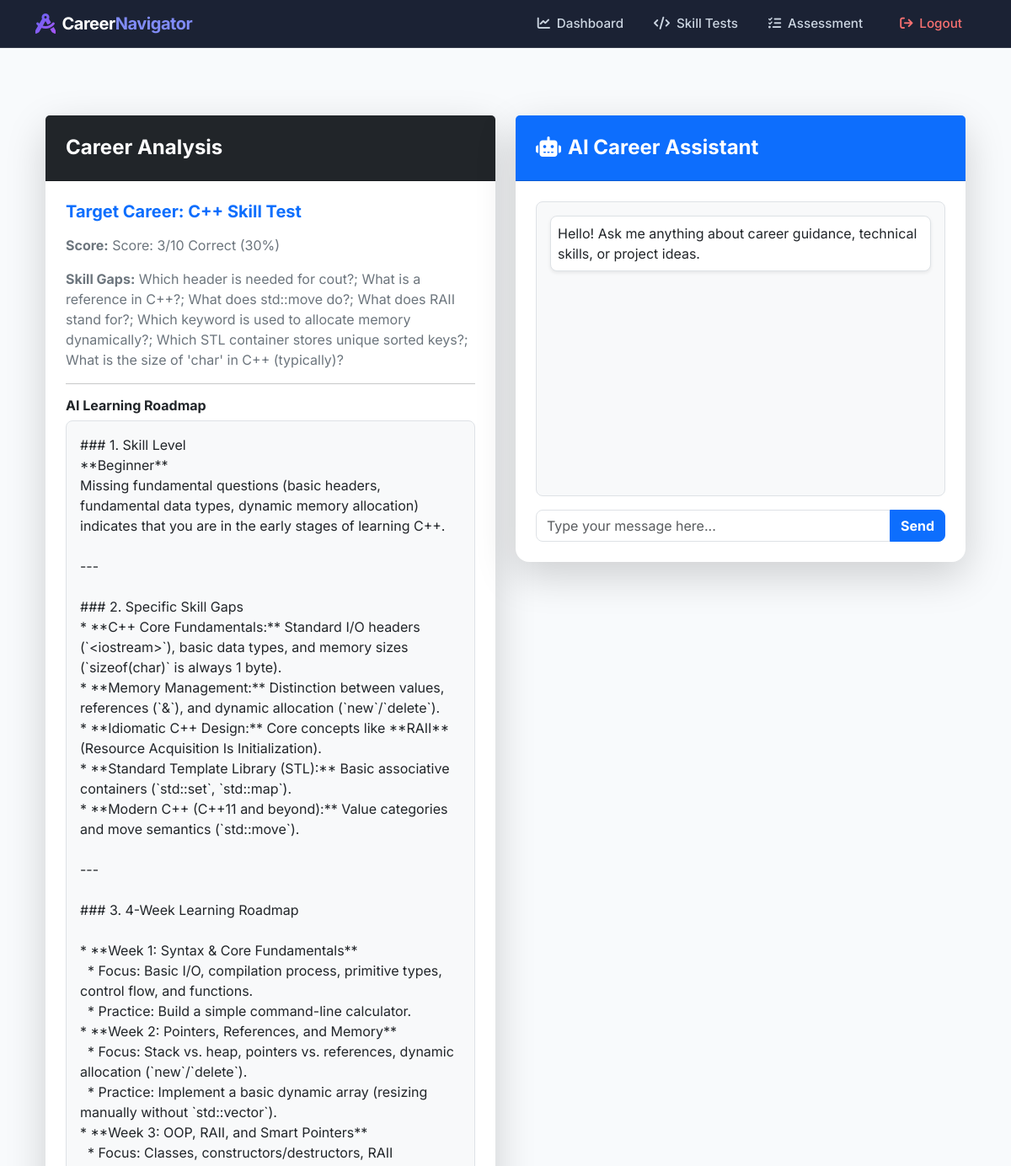
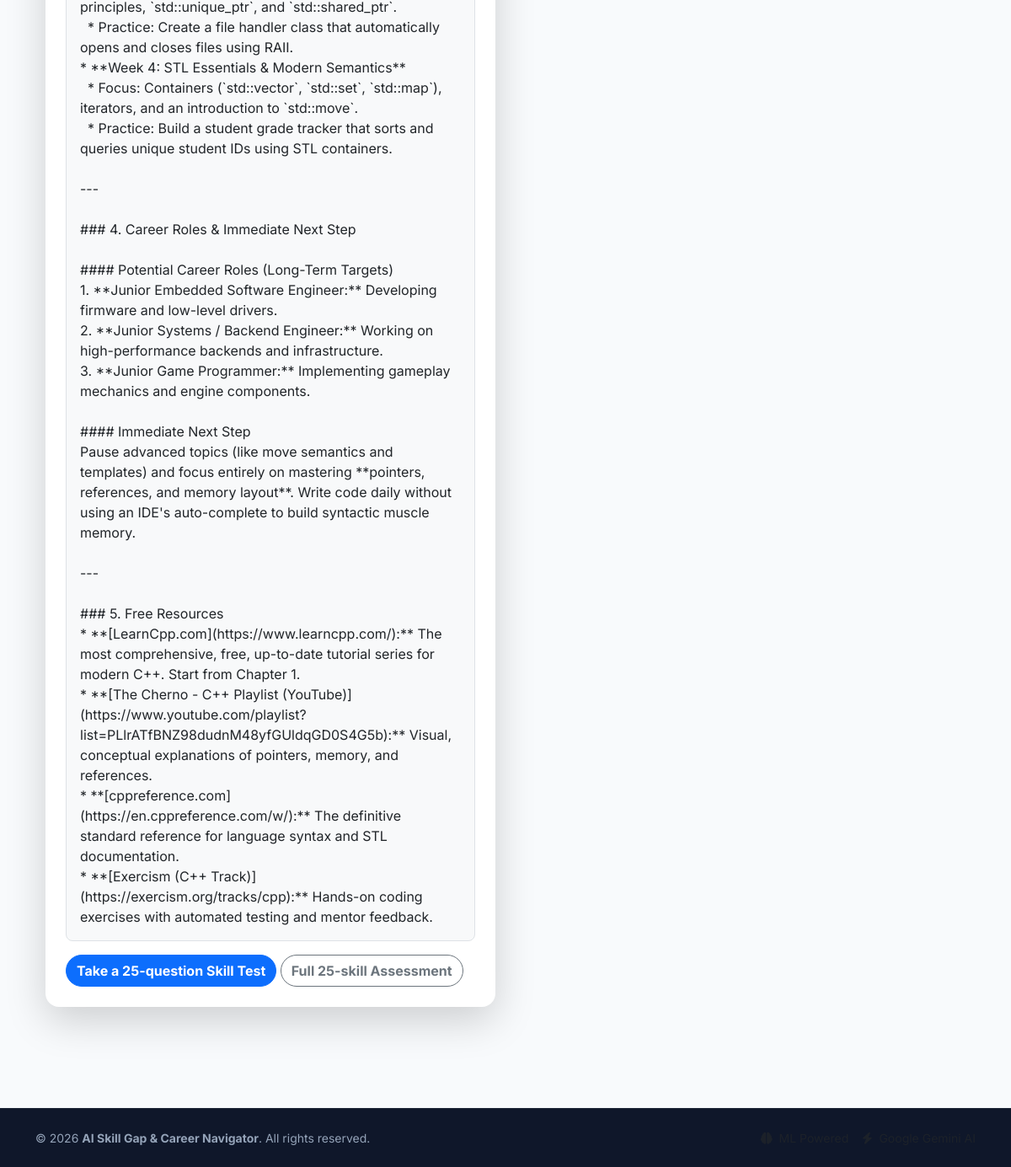
The page /dashboard (signed in) on the database its author committed (2 pictures, top to bottom).
### app.py (models this page shows)
class Assessment(db.Model):
    id = db.Column(db.Integer, primary_key=True)
    user_id = db.Column(db.Integer, db.ForeignKey('user.id'), nullable=False)
    predicted_career = db.Column(db.String(100), nullable=False)
    skill_gaps = db.Column(db.String(500), nullable=False)
    score_summary = db.Column(db.String(500), nullable=True)
    roadmap = db.Column(db.Text, nullable=True)

### app.py (the view)
@app.route('/dashboard')
@login_required
def dashboard():
    q = Assessment.query.filter_by(user_id=current_user.id).order_by(Assessment.id.desc())
    return render_template('dashboard.html', assessment=q.first(), history=q.limit(8).all())

### app.py (called while the page is built)
@login_manager.user_loader
def load_user(uid):
    return db.session.get(User, int(uid))

### templates/dashboard.html (shortened to what this page needs)
{% extends "base.html" %}
{% block content %}
<div class="container py-5">
    <div class="row g-4">
        <div class="col-lg-6">
            <div class="card border-0 shadow-lg rounded-4 mb-4">
                <div class="card-header bg-dark text-white p-4">
                    <h4 class="fw-bold mb-0">Career Analysis</h4>
                </div>
                <div class="card-body p-4">
                    {% if assessment %}
                        <h5 class="fw-bold text-primary mb-3">Target Career: {{ assessment.predicted_career }}</h5>
                        <p class="text-secondary"><strong>Score:</strong> {{ assessment.score_summary }}</p>
                        <p class="text-secondary"><strong>Skill Gaps:</strong> {{ assessment.skill_gaps }}</p>
                        <hr>
                        <h6 class="fw-bold">AI Learning Roadmap</h6>
                        <div class="p-3 bg-light rounded-3 border" style="white-space: pre-wrap; font-family: inherit;">{{ assessment.roadmap }}</div>
                        <a href="{{ url_for('skills') }}" class="btn btn-primary rounded-pill fw-bold mt-3">Take a 25-question Skill Test</a>
                        <a href="{{ url_for('assessment') }}" class="btn btn-outline-secondary rounded-pill fw-bold mt-3">Full 25-skill Assessment</a>
                    {% else %}
                        <p class="text-secondary mb-3">No assessment completed yet.</p>
                        <a href="{{ url_for('skills') }}" class="btn btn-primary rounded-pill fw-bold">Take a Skill Test</a>
                    {% endif %}
                </div>
            </div>
        </div>
        <div class="col-lg-6">
            <div class="card border-0 shadow-lg rounded-4">
                <div class="card-header bg-primary text-white p-4 d-flex align-items-center">
                    <h4 class="fw-bold mb-0"><i class="fa-solid fa-robot me-2"></i>AI Career Assistant</h4>
                </div>
                <div class="card-body p-4">
                    <div id="chat-box" class="border rounded-3 p-3 mb-3" style="height: 350px; overflow-y: auto; background-color: #f8f9fa;">
                        <div class="mb-2 text-start">
                            <span class="d-inline-block p-2 rounded-3 bg-white border text-dark shadow-sm">
                                Hello! Ask me anything about career guidance, technical skills, or project ideas.
                            </span>
                        </div>
                    </div>
                    <div class="input-group">
                        <input type="text" id="chat-input" class="form-control rounded-start-3" placeholder="Type your message here...">
                        <button class="btn btn-primary rounded-end-3 fw-bold" id="send-btn" type="button">Send</button>
                    </div>
                </div>
            </div>
        </div>
    </div>
</div>
{% endblock %}

### templates/base.html (shortened to what this page needs)
<!DOCTYPE html>
<html lang="en">
<head>
    <link href="https://cdn.jsdelivr.net/npm/bootstrap@5.3.2/dist/css/bootstrap.min.css" rel="stylesheet">
    <link rel="stylesheet" href="https://cdnjs.cloudflare.com/ajax/libs/font-awesome/6.4.2/css/all.min.css">
</head>
<body>
    <nav class="navbar navbar-expand-lg navbar-dark navbar-custom sticky-top">
        <div class="container">
            <a class="navbar-brand d-flex align-items-center gap-2" href="{{ url_for('index') }}">
                <i class="fa-solid fa-compass-drafting brand-icon fs-4"></i>
                <span>Career<span class="text-indigo-400" style="color: #818cf8;">Navigator</span></span>
            </a>
            <div class="collapse navbar-collapse" id="navbarNav">
                <ul class="navbar-nav ms-auto align-items-lg-center gap-1 mt-2 mt-lg-0">
                    {% if current_user.is_authenticated %}
                        <li class="nav-item">
                            <a class="nav-link d-flex align-items-center gap-2" href="{{ url_for('dashboard') }}">
                                <i class="fa-solid fa-chart-line"></i> Dashboard
                            </a>
                        </li>
                        <li class="nav-item">
                            <a class="nav-link d-flex align-items-center gap-2" href="{{ url_for('skills') }}"><i class="fa-solid fa-code"></i> Skill Tests</a>
                        </li>
                        <li class="nav-item">
                            <a class="nav-link d-flex align-items-center gap-2" href="{{ url_for('assessment') }}">
                                <i class="fa-solid fa-list-check"></i> Assessment
                            </a>
                        </li>
                        <li class="nav-item ms-lg-2">
                            <a class="nav-link btn-logout d-flex align-items-center gap-2" href="{{ url_for('logout') }}">
                                <i class="fa-solid fa-arrow-right-from-bracket"></i> Logout
                            </a>
                        </li>
                    {% endif %}
                </ul>
            </div>
        </div>
    </nav>
    <main class="main-wrapper">
        <div class="container">
            {% block content %}{% endblock %}
        </div>
    </main>
    <footer class="py-4 mt-auto">
        <div class="container text-center text-md-between d-flex flex-column flex-md-row justify-content-between align-items-center gap-2">
            <div>
                &copy; 2026 <strong>AI Skill Gap & Career Navigator</strong>. All rights reserved.
            </div>
            <div class="d-flex gap-3">
                <span class="text-muted"><i class="fa-solid fa-brain me-1"></i> ML Powered</span>
                <span class="text-muted"><i class="fa-solid fa-bolt me-1"></i> Google Gemini AI</span>
            </div>
        </div>
    </footer>
</body>
</html>

### templates/base.html (style rules this page uses)
:root { --primary-color: #4f46e5; --primary-hover: #4338ca; --bg-color: #f8fafc; --card-bg: #ffffff; --text-main: #0f172a; --text-muted: #64748b; }
body { font-family: 'Inter', sans-serif; background-color: var(--bg-color); color: var(--text-main); min-height: 100vh; display: flex; flex-direction: column; }
.navbar-custom { background: rgba(15, 23, 42, 0.95); backdrop-filter: blur(10px); border-bottom: 1px solid rgba(255, 255, 255, 0.1); }
.navbar-brand { font-weight: 700; letter-spacing: -0.5px; font-size: 1.25rem; }
.brand-icon { background: linear-gradient(135deg, #6366f1, #a855f7); -webkit-background-clip: text; -webkit-text-fill-color: transparent; }
.nav-link { font-weight: 500; font-size: 0.95rem; color: #cbd5e1 !important; transition: all 0.2s ease-in-out; padding: 0.5rem 1rem !important; border-radius: 6px; }
.btn-logout { color: #f87171 !important; }
.main-wrapper { flex: 1; padding-top: 2rem; padding-bottom: 3rem; }
.card { border: 1px solid #e2e8f0; border-radius: 12px; box-shadow: 0 4px 6px -1px rgba(0, 0, 0, 0.05), 0 2px 4px -1px rgba(0, 0, 0, 0.03); transition: transform 0.2s ease, box-shadow 0.2s ease; }
footer { background: #0f172a; color: #94a3b8; font-size: 0.875rem; border-top: 1px solid rgba(255, 255, 255, 0.05); }

### rows shown on the page
Assessment: predicted_career "C++ Skill Test", score_summary "Score: 3/10 Correct (30%)", skill_gaps "Which header is needed for cout?; What is a reference in C++?; What does std::move do?; What does RAII stand for?; Which keyword is used to allocate memory dynamically?; Which STL container stores unique sorted keys?; What is the size of 'char' in C++ (typically)?", roadmap "### 1. Skill Level **Beginner** Missing fundamental questions (basic headers, fundamental data types, dynamic memory allocation) indicates that you are in the early stages of learning C++. --- ### 2. Specific Skill Gaps * **C++ Core Fundamentals:** Standard I/O headers (`<iostream>`), basic data types, and memory sizes (`sizeof(char)` is always 1 byte). * **Memory Management:** Distinction between values, references (`&`), and dynamic allocation (`new`/`delete`). * **Idiomatic C++ Design:** Core concepts like **RAII** (Resource Acquisition Is Initialization). * **Standard Template Library (STL):** Basic associative containers (`std::set`, `std::map`). * **Modern C++ (C++11 and beyond):**…"
